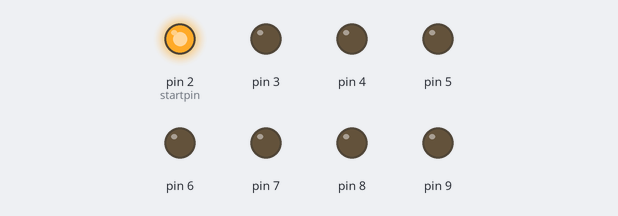
This sketch was run on a simulated Arduino Uno, built with avr-gcc and run on an emulated ATmega328P. Shown: output pins drawn as LEDs (lit = HIGH).

Above: at 0.05 s.
At 0.45 s:
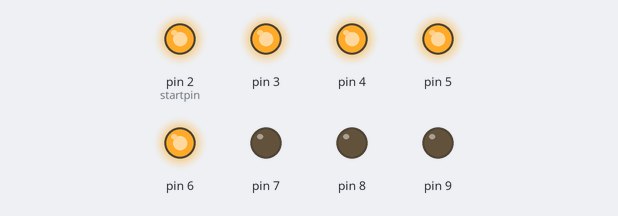
At 1.0 s:
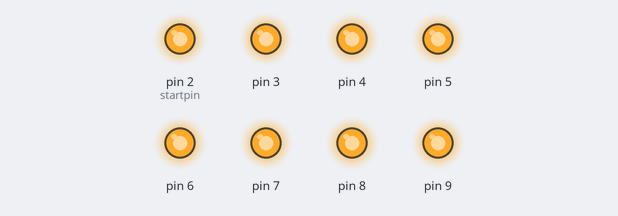
At 1.85 s:
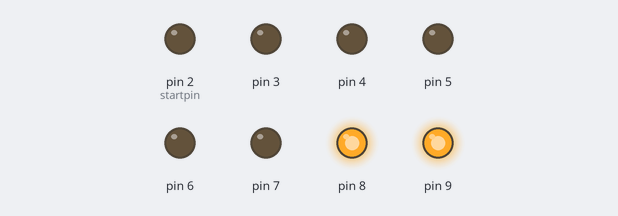
At 2.75 s:
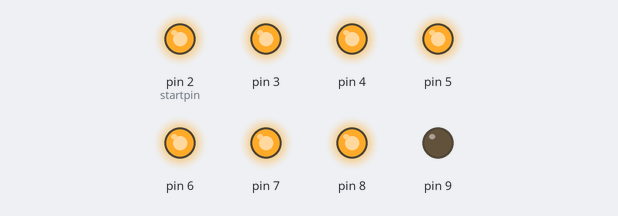
At 4.75 s:
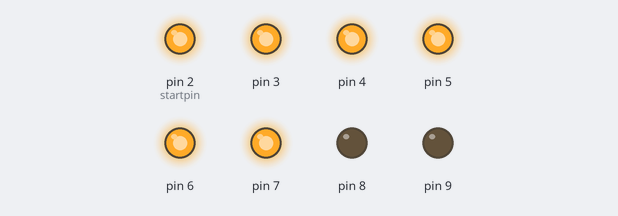
Timing chart, 0 to 5.0 s (numbered marks = the images above):
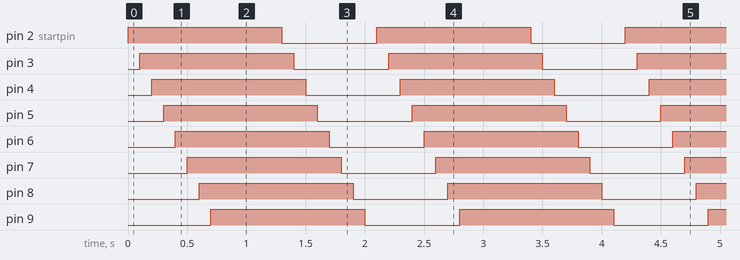

The sketch:

week2_session_1_turn_on_7_segment_display.ino
```cpp
int startpin = 2;
int endpin = 10;
void setup() {
  // put your setup code here, to run once:
  for(int i = startpin; i < endpin; i++)
  {
    pinMode(i, OUTPUT);
  }
}

void loop() {
  // put your main code here, to run repeatedly:
  for (int i =startpin; i< endpin; i++)
  {
    digitalWrite(i,HIGH);
    delay(100);
  }

  delay(500);

  for(int i = startpin; i < endpin; i++)
  {
    digitalWrite(i,LOW);
    delay(100);
  }
}
```

Measured:
- by itself, pin 2 (startpin), pin 3–9: alternates HIGH for 1.3 s and LOW for 0.80 s
- by itself, everything shown: repeats every 2.1 s, in 16 steps
